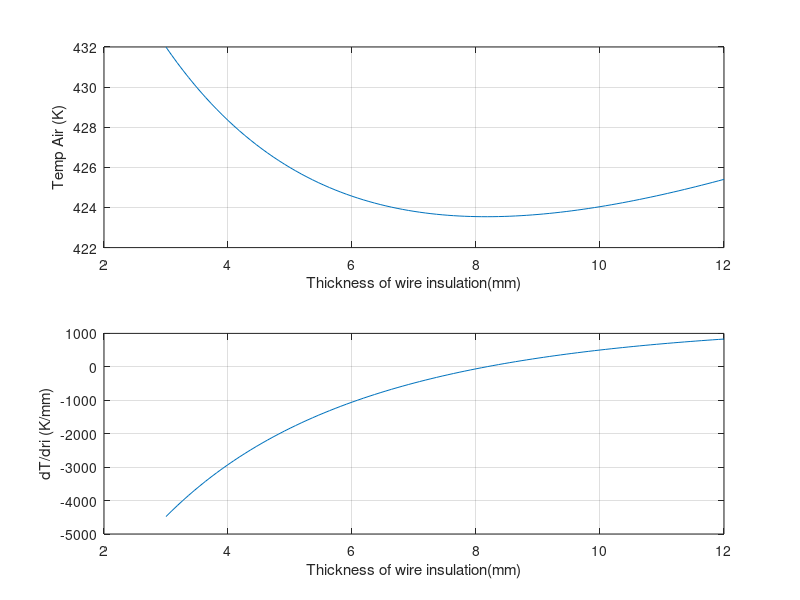

Source code (MATLAB):
close all, clear all, clc;

q = 75;
rw = 6e-3;
k = 0.17;
h = 12;
TempAir = 293;

T = @(ri) TempAir + q / (2 * pi) *  (1 / k * log((rw + ri) / rw) + 1 / h * 1 ./ (rw + ri));

subplot(2, 1, 1);
riplot = linspace(rw/2, 2*rw);
Tplot = T(riplot);

ri_mm = riplot * 1e3;

plot(ri_mm, Tplot), grid

xlabel('Thickness of wire insulation(mm)');
ylabel('Temp Air (K)');

delta = sqrt(eps);
dT_dri = (T(riplot + delta * riplot) - T(riplot))./(delta * riplot);

subplot(2, 1, 2);
plot(ri_mm, dT_dri), grid
xlabel('Thickness of wire insulation(mm)');
ylabel('dT/dri (K/mm)');

[rimin Tmin] = fminbnd(T, rw/2, 2 * rw);
rimin = rimin * 1e3, Tmin
